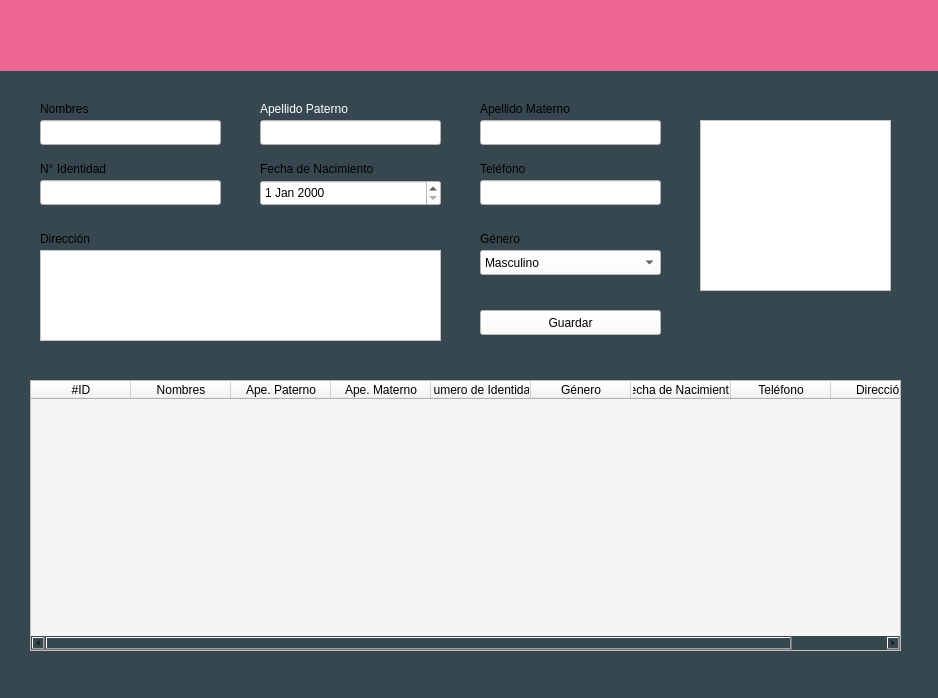
<?xml version="1.0" encoding="UTF-8"?>
<ui version="4.0">
 <class>w_persona</class>
 <widget class="QMainWindow" name="w_persona">
  <property name="windowModality">
   <enum>Qt::WindowModal</enum>
  </property>
  <property name="enabled">
   <bool>true</bool>
  </property>
  <property name="geometry">
   <rect>
    <x>0</x>
    <y>0</y>
    <width>938</width>
    <height>698</height>
   </rect>
  </property>
  <property name="windowTitle">
   <string>Persona</string>
  </property>
  <property name="styleSheet">
   <string notr="true">background-color: #37474f;</string>
  </property>
  <property name="toolButtonStyle">
   <enum>Qt::ToolButtonFollowStyle</enum>
  </property>
  <property name="tabShape">
   <enum>QTabWidget::Triangular</enum>
  </property>
  <property name="dockNestingEnabled">
   <bool>false</bool>
  </property>
  <property name="unifiedTitleAndToolBarOnMac">
   <bool>false</bool>
  </property>
  <widget class="QWidget" name="centralwidget">
   <widget class="QLabel" name="label_3">
    <property name="geometry">
     <rect>
      <x>40</x>
      <y>160</y>
      <width>181</width>
      <height>17</height>
     </rect>
    </property>
    <property name="text">
     <string>N° Identidad</string>
    </property>
   </widget>
   <widget class="QLineEdit" name="lineEdit_6">
    <property name="geometry">
     <rect>
      <x>480</x>
      <y>120</y>
      <width>181</width>
      <height>25</height>
     </rect>
    </property>
    <property name="styleSheet">
     <string notr="true">background-color: #ffffff;</string>
    </property>
    <property name="text">
     <string/>
    </property>
   </widget>
   <widget class="QComboBox" name="comboBox">
    <property name="geometry">
     <rect>
      <x>480</x>
      <y>250</y>
      <width>181</width>
      <height>25</height>
     </rect>
    </property>
    <property name="styleSheet">
     <string notr="true">background-color: #ffffff;</string>
    </property>
    <item>
     <property name="text">
      <string>Masculino</string>
     </property>
    </item>
    <item>
     <property name="text">
      <string>Femenino</string>
     </property>
    </item>
    <item>
     <property name="text">
      <string>No Binario</string>
     </property>
    </item>
   </widget>
   <widget class="QLineEdit" name="lineEdit">
    <property name="geometry">
     <rect>
      <x>40</x>
      <y>120</y>
      <width>181</width>
      <height>25</height>
     </rect>
    </property>
    <property name="styleSheet">
     <string notr="true">background-color: #ffffff;</string>
    </property>
   </widget>
   <widget class="QLineEdit" name="lineEdit_3">
    <property name="geometry">
     <rect>
      <x>40</x>
      <y>180</y>
      <width>181</width>
      <height>25</height>
     </rect>
    </property>
    <property name="styleSheet">
     <string notr="true">background-color: #ffffff;</string>
    </property>
   </widget>
   <widget class="QLabel" name="label_5">
    <property name="geometry">
     <rect>
      <x>480</x>
      <y>230</y>
      <width>181</width>
      <height>17</height>
     </rect>
    </property>
    <property name="text">
     <string>Género</string>
    </property>
   </widget>
   <widget class="QLabel" name="label_6">
    <property name="geometry">
     <rect>
      <x>480</x>
      <y>160</y>
      <width>181</width>
      <height>17</height>
     </rect>
    </property>
    <property name="text">
     <string>Teléfono</string>
    </property>
   </widget>
   <widget class="QLineEdit" name="lineEdit_5">
    <property name="geometry">
     <rect>
      <x>480</x>
      <y>180</y>
      <width>181</width>
      <height>25</height>
     </rect>
    </property>
    <property name="styleSheet">
     <string notr="true">background-color: #ffffff;</string>
    </property>
   </widget>
   <widget class="QDateEdit" name="dateEdit">
    <property name="geometry">
     <rect>
      <x>260</x>
      <y>180</y>
      <width>181</width>
      <height>26</height>
     </rect>
    </property>
    <property name="styleSheet">
     <string notr="true">background-color: #ffffff;</string>
    </property>
   </widget>
   <widget class="QLabel" name="label_8">
    <property name="geometry">
     <rect>
      <x>480</x>
      <y>100</y>
      <width>181</width>
      <height>17</height>
     </rect>
    </property>
    <property name="text">
     <string>Apellido Materno</string>
    </property>
   </widget>
   <widget class="QTextEdit" name="textEdit">
    <property name="geometry">
     <rect>
      <x>40</x>
      <y>250</y>
      <width>401</width>
      <height>91</height>
     </rect>
    </property>
    <property name="styleSheet">
     <string notr="true">background-color: #ffffff;</string>
    </property>
   </widget>
   <widget class="QLabel" name="label">
    <property name="geometry">
     <rect>
      <x>40</x>
      <y>100</y>
      <width>67</width>
      <height>17</height>
     </rect>
    </property>
    <property name="text">
     <string>Nombres</string>
    </property>
   </widget>
   <widget class="QLineEdit" name="inp_paterno">
    <property name="geometry">
     <rect>
      <x>260</x>
      <y>120</y>
      <width>181</width>
      <height>25</height>
     </rect>
    </property>
    <property name="styleSheet">
     <string notr="true">background-color: #ffffff;</string>
    </property>
   </widget>
   <widget class="QTableWidget" name="persona_tabla">
    <property name="geometry">
     <rect>
      <x>30</x>
      <y>380</y>
      <width>871</width>
      <height>271</height>
     </rect>
    </property>
    <property name="styleSheet">
     <string notr="true">background-color: rgb(246, 245, 244);</string>
    </property>
    <column>
     <property name="text">
      <string>#ID</string>
     </property>
    </column>
    <column>
     <property name="text">
      <string>Nombres</string>
     </property>
    </column>
    <column>
     <property name="text">
      <string>Ape. Paterno</string>
     </property>
    </column>
    <column>
     <property name="text">
      <string>Ape. Materno</string>
     </property>
    </column>
    <column>
     <property name="text">
      <string notr="true">Numero de Identidad</string>
     </property>
    </column>
    <column>
     <property name="text">
      <string>Género</string>
     </property>
    </column>
    <column>
     <property name="text">
      <string>fecha de Nacimiento</string>
     </property>
    </column>
    <column>
     <property name="text">
      <string>Teléfono</string>
     </property>
    </column>
    <column>
     <property name="text">
      <string>Dirección</string>
     </property>
    </column>
   </widget>
   <widget class="QGraphicsView" name="graphicsView">
    <property name="geometry">
     <rect>
      <x>700</x>
      <y>120</y>
      <width>191</width>
      <height>171</height>
     </rect>
    </property>
    <property name="styleSheet">
     <string notr="true">background-color: #ffffff;</string>
    </property>
   </widget>
   <widget class="QLabel" name="label_4">
    <property name="geometry">
     <rect>
      <x>260</x>
      <y>160</y>
      <width>181</width>
      <height>17</height>
     </rect>
    </property>
    <property name="text">
     <string>Fecha de Nacimiento</string>
    </property>
   </widget>
   <widget class="QPushButton" name="btn_save">
    <property name="geometry">
     <rect>
      <x>480</x>
      <y>310</y>
      <width>181</width>
      <height>25</height>
     </rect>
    </property>
    <property name="autoFillBackground">
     <bool>false</bool>
    </property>
    <property name="styleSheet">
     <string notr="true">background-color: #ffffff;</string>
    </property>
    <property name="text">
     <string>Guardar</string>
    </property>
   </widget>
   <widget class="QLabel" name="label_2">
    <property name="geometry">
     <rect>
      <x>260</x>
      <y>100</y>
      <width>181</width>
      <height>17</height>
     </rect>
    </property>
    <property name="styleSheet">
     <string notr="true">color: rgb(255, 255, 255);</string>
    </property>
    <property name="text">
     <string>Apellido Paterno</string>
    </property>
   </widget>
   <widget class="QLabel" name="label_7">
    <property name="geometry">
     <rect>
      <x>40</x>
      <y>230</y>
      <width>181</width>
      <height>17</height>
     </rect>
    </property>
    <property name="text">
     <string>Dirección</string>
    </property>
   </widget>
   <widget class="QWidget" name="widget" native="true">
    <property name="geometry">
     <rect>
      <x>0</x>
      <y>0</y>
      <width>941</width>
      <height>71</height>
     </rect>
    </property>
    <property name="styleSheet">
     <string notr="true">background-color: #ef6591;</string>
    </property>
   </widget>
  </widget>
 </widget>
 <resources/>
 <connections/>
</ui>
